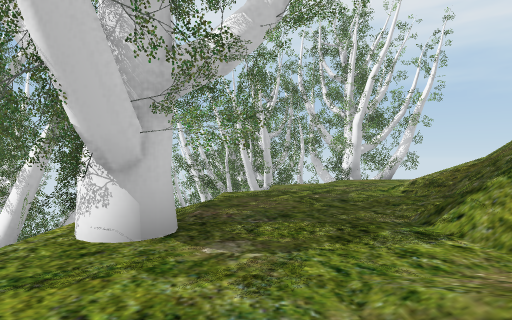
View 1 (above)

21 first-person views from a walk through a scene from a Unity 3-D project. The camera is 1.3 m above the floor, looks level and sees 75° across. The floor is counted in squares, 2 m on a side. Each view is taken from the middle of a square. On the plan, view 1 faces up. The plan holds only what a view shows up to about 10 squares ahead; the rest is blank. The place goes on beyond the plan.

View 2
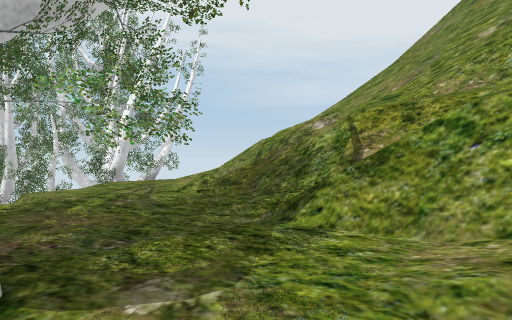

View 3
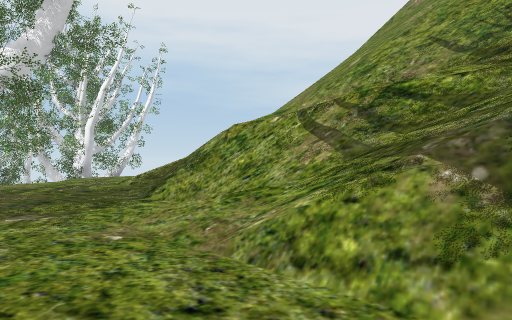

View 4
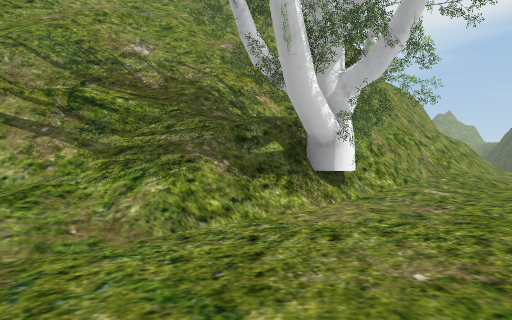

View 5
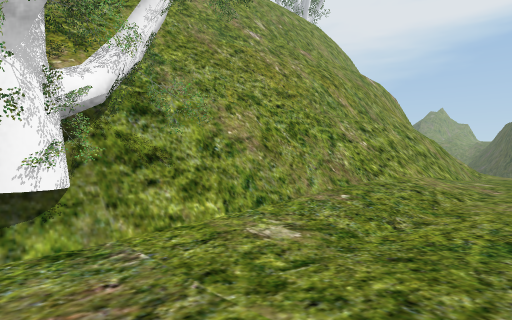

View 6
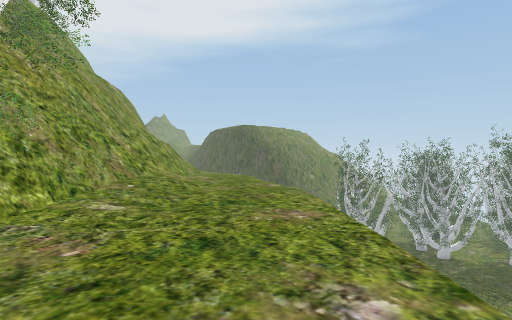

View 7
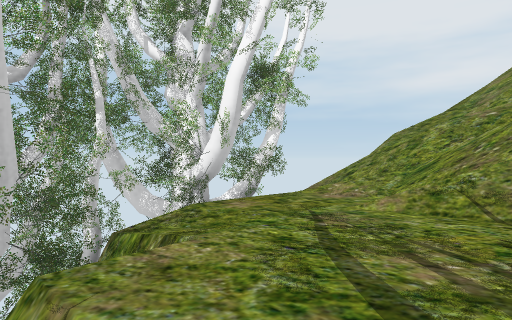

View 8
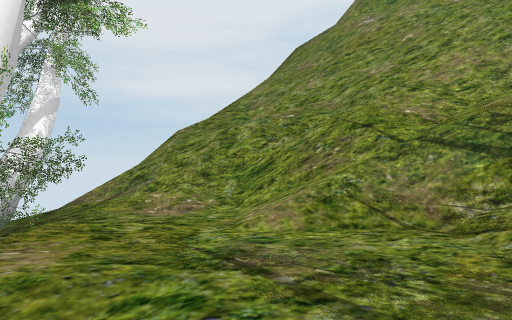

View 9
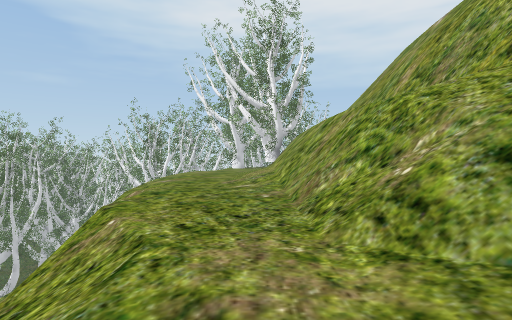

View 10
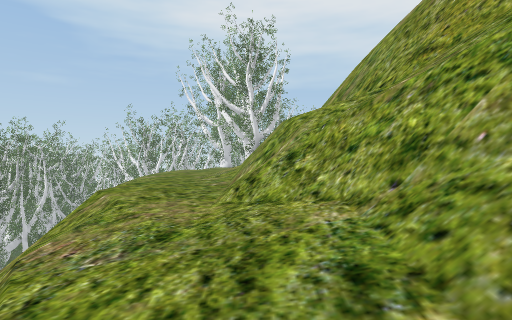

View 11
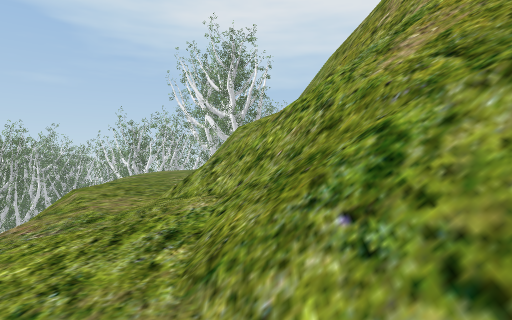

View 12
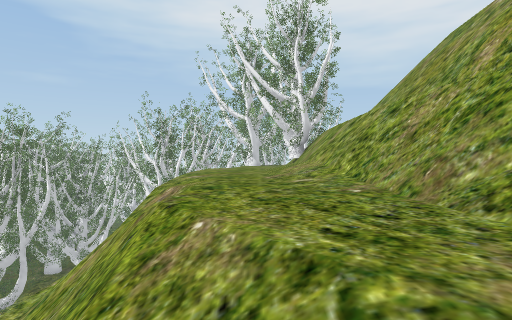

View 13
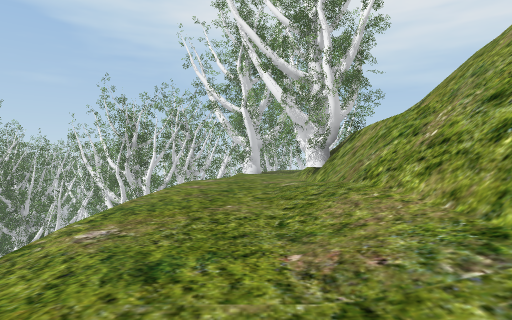

View 14
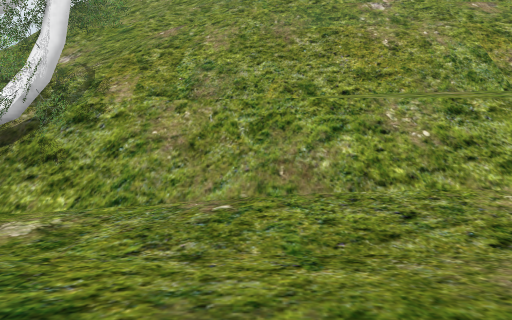

View 15
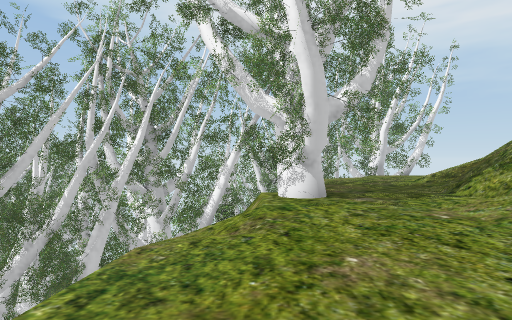

View 16
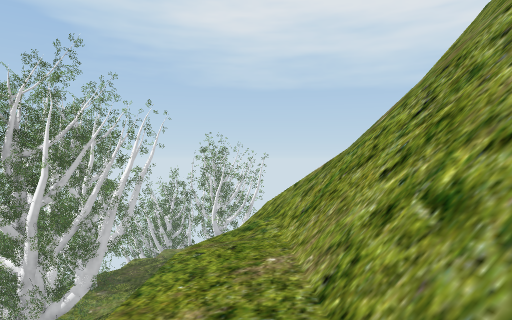

View 17
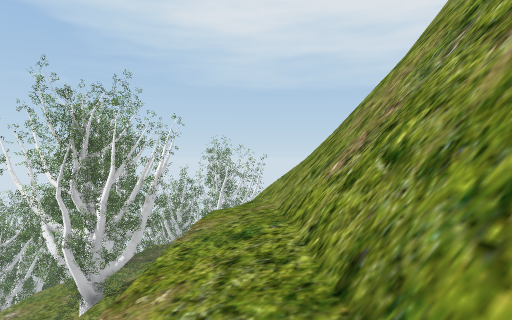

View 18
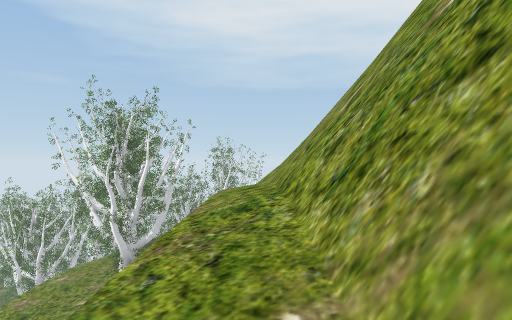

View 19
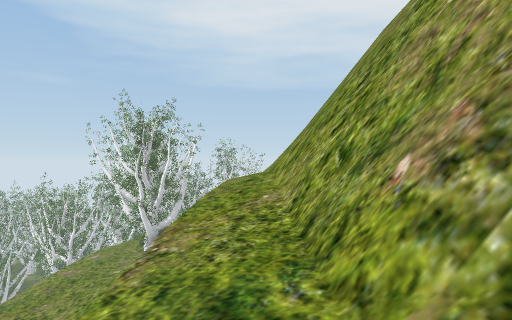

View 20
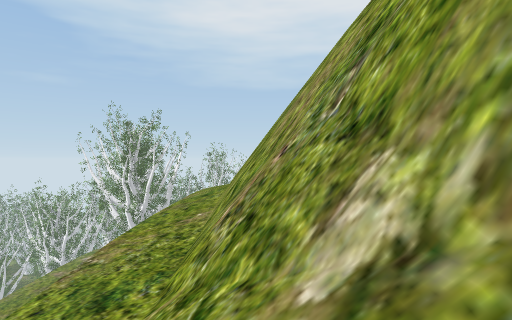

View 21
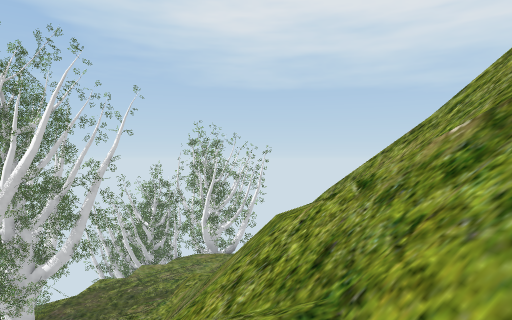

### Floor plan
Key: @ floor where view 1 was taken; # wall or solid block; . main floor; : floor 0.75 m higher than the main floor; + floor 2.5 m higher than the main floor; * floor 3.25 m higher than the main floor; - floor 5.5 m lower than the main floor; % floor 8.75 m higher than the main floor; & floor 9.5 m higher than the main floor; / step, stairs or slope; = window, fence, low wall or low ledge; v drop or lower ground; T tree; O other object.
Columns run from 7 left of view 1 to 9 right of it. Each row starts with its distance up from view 1.
 13      OO  ##T v v
 12        ###TTTT.//
 11        #TTTT..///
 10        #T....:///
  9        #...//////
  8         ...//////
  7        ...///////
  6        ...///////
  5       #...///////
  4    #TTT...// ////
  3     T#TT.////////
  2   T vT...////////
  1  TT v...//*//////
  0     v..@///=#///
 -1     v...////#///
 -2     v...///////#/
 -3     v..T#+//////#
 -4      ...TT##////#
 -5    ==...#*#=/// #
 -6     ....#*##v///#
 -7     ....#*##v/###
 -8     ....#*##v&###
 -9 /-  ..../*##v&###
-10 /-  v..//*##v&#
-11     v...#/##v&#
-12      ...#/#v=&#
-13      ...#/#v//#
-14    ==...#/# //#
-15    ##v..#/# v&#
-16     #=..//##v&#
-17      =/.//##v&#
-18       /./#=#v%#
-19        ./#=#v%##
-20         ./=  //#
-21         //=   /
-22          /

Where each view was taken, in squares from view 1:
view 1: 0 up, 0 right, facing up
view 2: 1 up, 1 left, facing up-right
view 3: 2 down, 1 left, facing up-right
view 4: 1 up, 2 left, facing down-right
view 5: 3 down, 2 left, facing down-right
view 6: 1 down, 2 left, facing down
view 7: 7 up, 0 right, facing up-right
view 8: 9 up, 1 right, facing right
view 9: 19 down, 0 right, facing up
view 10: 21 down, 1 right, facing up
view 11: 22 down, 2 right, facing up
view 12: 18 down, 1 left, facing up
view 13: 13 down, 1 left, facing up
view 14: 7 down, 3 left, facing right
view 15: 3 down, 2 left, facing up
view 16: 11 down, 6 right, facing up
view 17: 14 down, 6 right, facing up
view 18: 17 down, 6 right, facing up
view 19: 20 down, 6 right, facing up
view 20: 21 down, 7 right, facing up
view 21: 7 down, 6 right, facing up
